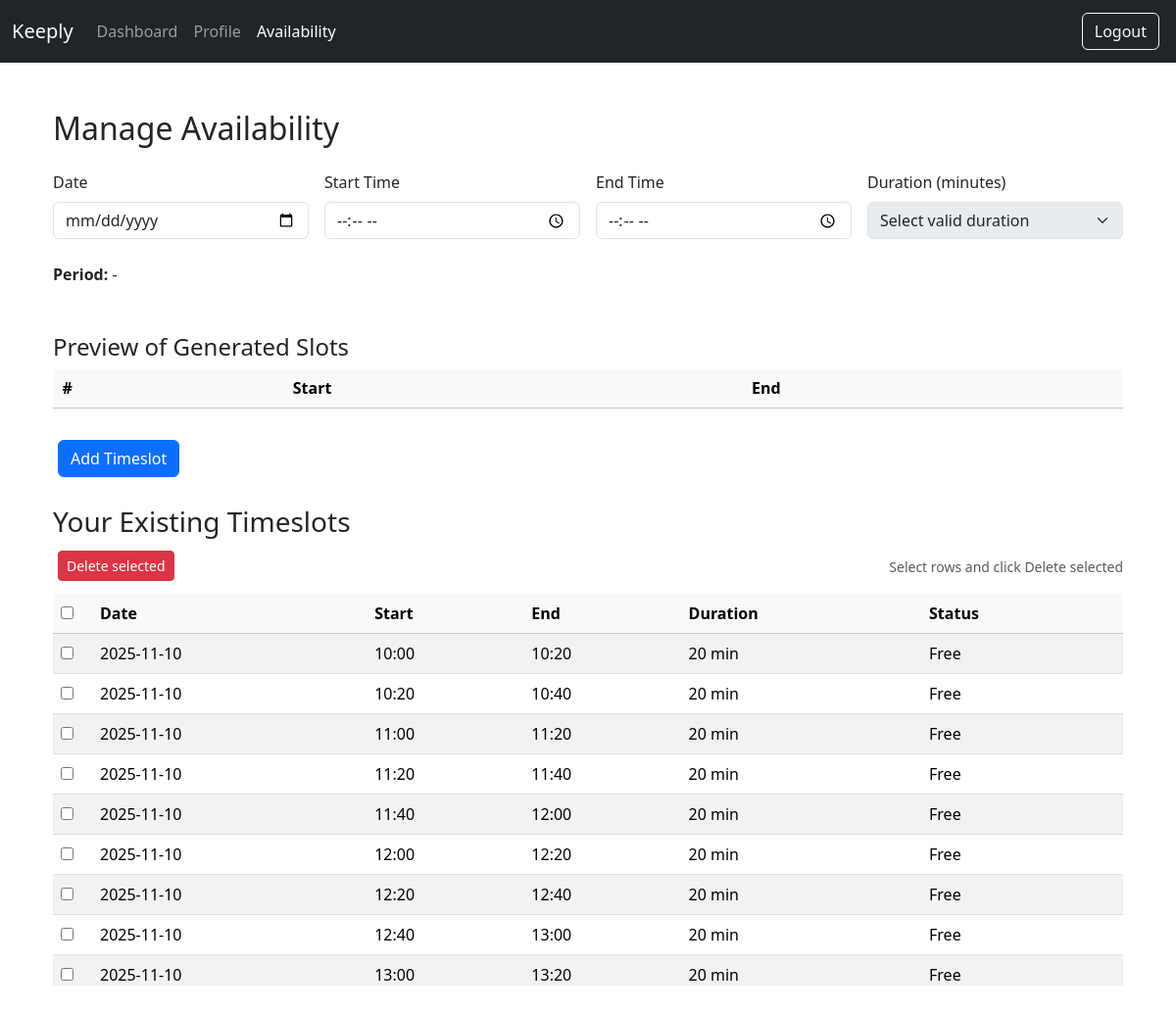
Screenshot of /availability (signed in) with the database file from the repository.
### tables this page shows
CREATE TABLE timeslots (
    id INTEGER PRIMARY KEY AUTOINCREMENT,
    user_id INTEGER NOT NULL,
    date TEXT NOT NULL,
    time_start TEXT NOT NULL,
    time_end TEXT NOT NULL,
    duration INTEGER NOT NULL, -- in minutes
    status TEXT  DEFAULT 'Free', -- Free or Booked
    FOREIGN KEY (user_id) REFERENCES users(id) ON DELETE CASCADE
);

### app.py (the view, shortened to what this page needs)
@app.route("/availability", methods=["GET", "POST"])
@login_required
def availability():
    user_id = session["user_id"]
    slots = db.execute("SELECT * FROM timeslots WHERE user_id = ? ORDER BY date, time_start", user_id)
    return render_template("availability.html", slots=slots)

### app.py (called while the page is built)
@app.after_request
def after_request(response):
    response.headers['Cache-Control'] = 'no-cache, no-store, must-revalidate'
    response.headers['Pragma'] = 'no-cache'
    response.headers['Expires'] = '0'
    return response

### helper.py (called while the page is built)
def login_required(f):
    @wraps(f)
    def decorated_function(*args, **kwargs):
        if session.get("user_id") is None:
            return redirect("/login")
        return f(*args, **kwargs)
    return decorated_function

### templates/availability.html (shortened to what this page needs)
{% extends "layout.html" %}
{% block main %}
<div class="availability-container container">
	<h2 class="mb-4">Manage Availability</h2>
	<form method="POST" id="availability-form" class="row g-3">
		<div class="col-12 col-md-3">
			<label class="form-label">Date</label>
			<input class="form-control" type="date" name="date" required>
		</div>
		<div class="col-6 col-md-3">
			<label class="form-label">Start Time</label>
			<input class="form-control" type="time" id="time_start" name="time_start" required>
		</div>
		<div class="col-6 col-md-3">
			<label class="form-label">End Time</label>
			<input class="form-control" type="time" id="time_end" name="time_end" required>
		</div>
		<div class="col-12 col-md-3">
			<label class="form-label">Duration (minutes)</label>
			<select id="duration" name="duration" class="form-select" disabled required>
				<option value="">Select valid duration</option>
			</select>
		</div>
		<div class="col-12">
			<p class="mt-2"><strong>Period:</strong> <span id="period-display">-</span></p>
		</div>
		<div class="col-12">
			<h4 class="mt-3">Preview of Generated Slots</h4>
			<div class="table-responsive table-container">
				<table id="preview-table" class="table table-sm preview-table mb-0 w-100">
					<thead class="table-light"><tr><th>#</th><th>Start</th><th>End</th></tr></thead>
				</table>
			</div>
		</div>
		<div class="col-12">
			<button class="btn btn-primary mt-3" type="submit">Add Timeslot</button>
		</div>
	</form>
	<h3 class="mt-4">Your Existing Timeslots</h3>
		<div class="d-flex justify-content-between align-items-center mb-2">
			<div>
				<button id="delete-selected-btn" class="btn btn-danger btn-sm">Delete selected</button>
			</div>
			<div>
				<small class="text-muted">Select rows and click Delete selected</small>
			</div>
		</div>
		<div class="table-responsive table-container">
			<table class="table table-striped table-hover mb-0">
				<thead class="table-light">
					<tr>
						<th style="width:40px"><input id="select-all-slots" type="checkbox"/></th>
						<th>Date</th>
						<th>Start</th>
						<th>End</th>
						<th>Duration</th>
						<th>Status</th>
					</tr>
				</thead>
				<tbody>
					{% for slot in slots %}
					<tr>
						<td><input class="slot-checkbox" type="checkbox" value="{{ slot.id }}"/></td>
						<td>{{ slot.date }}</td>
						<td>{{ slot.time_start }}</td>
						<td>{{ slot.time_end }}</td>
						<td>{{ slot.duration }} min</td>
						<td>{{ slot.status }}</td>
					</tr>
					{% else %}
					<tr><td colspan="6">No timeslots yet</td></tr>
					{% endfor %}
				</tbody>
			</table>
		</div>
</div>
{% endblock %}

### static/stylesheet.css (style rules this page uses)
button { margin: 5px; padding: 8px 12px; }
.table-container { max-height: 50vh; overflow: auto; }
.preview-table th, .preview-table td { padding: .45rem .6rem; }

### rows the page displays
timeslots: date "2025-11-10", time_start "10:00", time_end "10:20", duration "20", status "Free"
timeslots: date "2025-11-10", time_start "10:20", time_end "10:40", duration "20", status "Free"
timeslots: date "2025-11-10", time_start "11:00", time_end "11:20", duration "20", status "Free"
timeslots: date "2025-11-10", time_start "11:20", time_end "11:40", duration "20", status "Free"
timeslots: date "2025-11-10", time_start "11:40", time_end "12:00", duration "20", status "Free"
timeslots: date "2025-11-10", time_start "12:00", time_end "12:20", duration "20", status "Free"
timeslots: date "2025-11-10", time_start "12:20", time_end "12:40", duration "20", status "Free"
timeslots: date "2025-11-10", time_start "12:40", time_end "13:00", duration "20", status "Free"
timeslots: date "2025-11-10", time_start "13:00", time_end "13:20", duration "20", status "Free"
